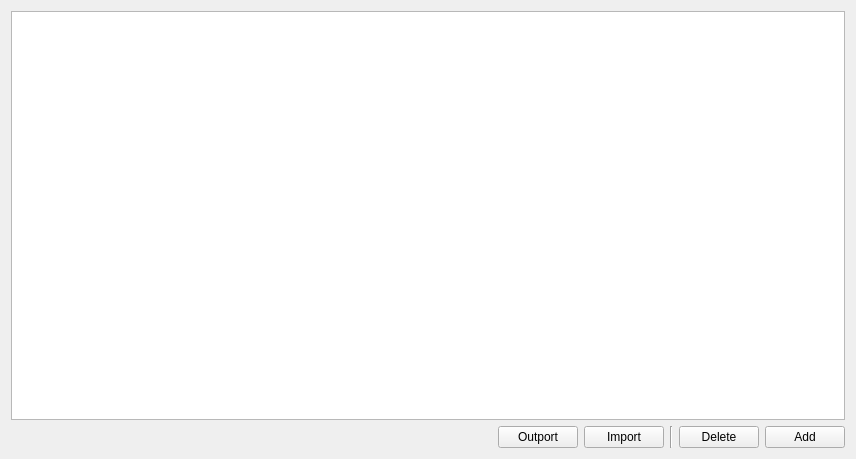
<?xml version="1.0" encoding="UTF-8"?>
<ui version="4.0">
 <class>SAKOtherTimingSentItemManager</class>
 <widget class="QWidget" name="SAKOtherTimingSentItemManager">
  <property name="geometry">
   <rect>
    <x>0</x>
    <y>0</y>
    <width>856</width>
    <height>459</height>
   </rect>
  </property>
  <property name="windowTitle">
   <string>Timing Sent</string>
  </property>
  <layout class="QGridLayout" name="gridLayout">
   <item row="0" column="0" colspan="6">
    <widget class="QListWidget" name="itemListWidget"/>
   </item>
   <item row="1" column="1">
    <widget class="QPushButton" name="outportPushButton">
     <property name="text">
      <string>Outport</string>
     </property>
    </widget>
   </item>
   <item row="1" column="4">
    <widget class="QPushButton" name="deletePushButton">
     <property name="text">
      <string>Delete</string>
     </property>
    </widget>
   </item>
   <item row="1" column="2">
    <widget class="QPushButton" name="importPushButton">
     <property name="text">
      <string>Import</string>
     </property>
    </widget>
   </item>
   <item row="1" column="5">
    <widget class="QPushButton" name="addPushButton">
     <property name="text">
      <string>Add</string>
     </property>
    </widget>
   </item>
   <item row="1" column="3">
    <widget class="Line" name="line">
     <property name="orientation">
      <enum>Qt::Vertical</enum>
     </property>
    </widget>
   </item>
   <item row="1" column="0">
    <widget class="QLabel" name="messageLabel">
     <property name="sizePolicy">
      <sizepolicy hsizetype="Expanding" vsizetype="Preferred">
       <horstretch>0</horstretch>
       <verstretch>0</verstretch>
      </sizepolicy>
     </property>
     <property name="text">
      <string/>
     </property>
    </widget>
   </item>
  </layout>
 </widget>
 <resources/>
 <connections/>
</ui>
